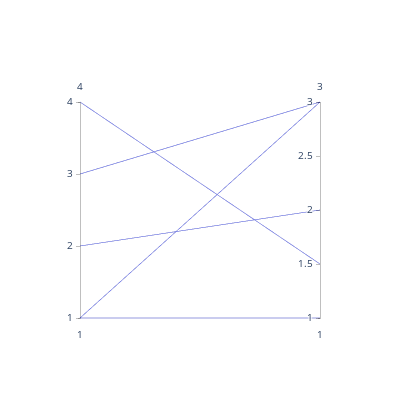

Notebook code for this chart:
### Code cell
fig = go.Figure(data=trace, layout=layout)
fig.show()

### Figure 1 — Plotly figure (JSON) as saved in the notebook; plotly's stock layout.template omitted (floating-point values rounded to 4 significant figures)
{"data": [{"dimensions": [{"values": [1, 2, 1, 3, 4]}, {"values": [1, 2, 3, 3, 1.5]}], "type": "parcoords"}], "layout": {"height": 400, "width": 400}}
